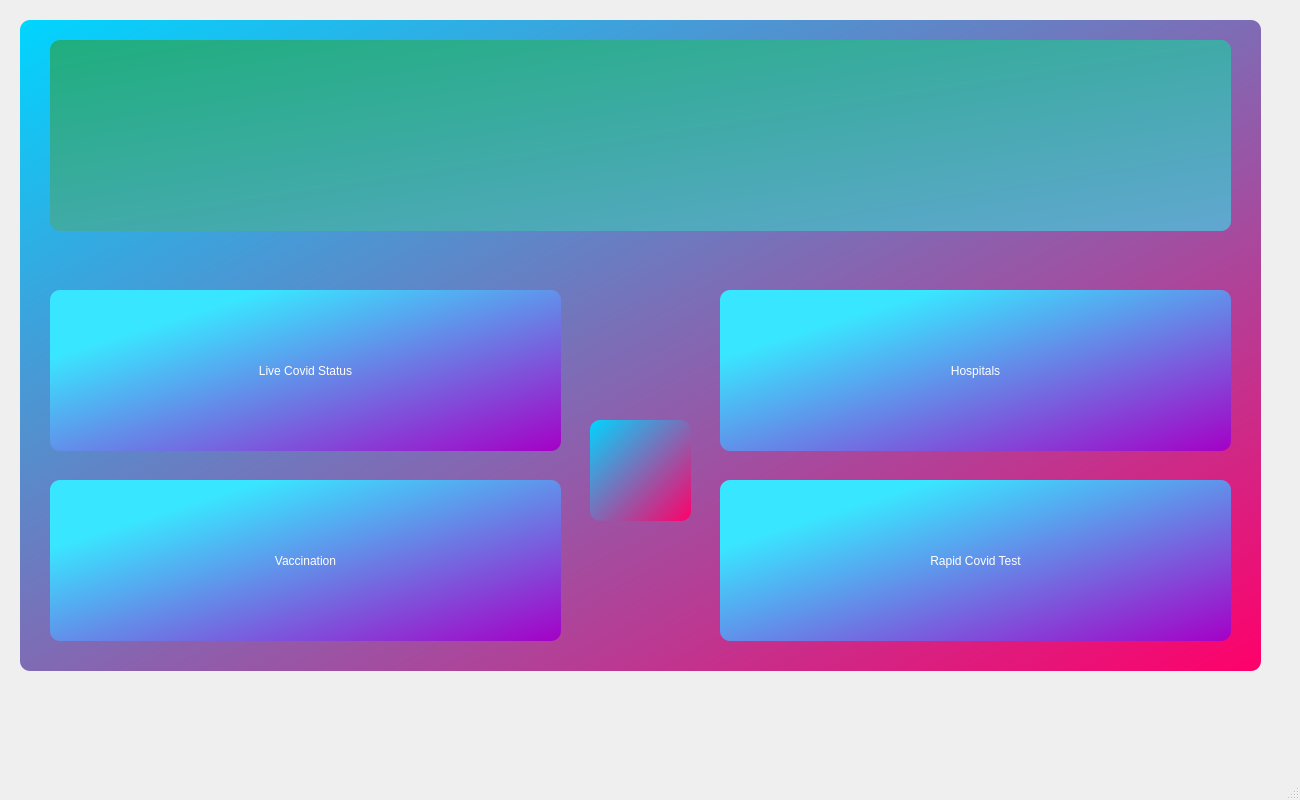
<?xml version="1.0" encoding="UTF-8"?>
<ui version="4.0">
 <class>Home</class>
 <widget class="QMainWindow" name="Home">
  <property name="geometry">
   <rect>
    <x>0</x>
    <y>0</y>
    <width>1300</width>
    <height>800</height>
   </rect>
  </property>
  <property name="windowTitle">
   <string>MainWindow</string>
  </property>
  <widget class="QWidget" name="centralwidget">
   <widget class="QGroupBox" name="groupBox">
    <property name="geometry">
     <rect>
      <x>20</x>
      <y>20</y>
      <width>1241</width>
      <height>651</height>
     </rect>
    </property>
    <property name="styleSheet">
     <string notr="true">background-color: qlineargradient(spread:reflect, x1:0, y1:0, x2:1, y2:1, stop:0 rgba(0, 213, 255, 255), stop:1 rgba(255, 0, 106, 255));
border-radius: 10px;</string>
    </property>
    <property name="title">
     <string/>
    </property>
    <widget class="QPushButton" name="pushButton_Live">
     <property name="geometry">
      <rect>
       <x>30</x>
       <y>270</y>
       <width>511</width>
       <height>161</height>
      </rect>
     </property>
     <property name="sizePolicy">
      <sizepolicy hsizetype="Preferred" vsizetype="Expanding">
       <horstretch>0</horstretch>
       <verstretch>20</verstretch>
      </sizepolicy>
     </property>
     <property name="cursor">
      <cursorShape>PointingHandCursor</cursorShape>
     </property>
     <property name="mouseTracking">
      <bool>true</bool>
     </property>
     <property name="layoutDirection">
      <enum>Qt::LeftToRight</enum>
     </property>
     <property name="autoFillBackground">
      <bool>false</bool>
     </property>
     <property name="styleSheet">
      <string notr="true">font: 26pt &quot;Cooper Black&quot;;
color: rgb(255, 255, 255);
background-color: qlineargradient(spread:pad, x1:0, y1:0, x2:1, y2:1, stop:0.210227 rgba(57, 230, 255, 255), stop:1 rgba(165, 0, 198, 255));
border-radius: 10px;
background0color::hover: 
background-color: qradialgradient(spread:reflect, cx:0.5, cy:0.5, radius:0.5, fx:0.5, fy:0.5, stop:0.0113636 rgba(255, 25, 92, 255), stop:1 rgba(0, 85, 255, 255));</string>
     </property>
     <property name="text">
      <string>Live Covid Status</string>
     </property>
    </widget>
    <widget class="QPushButton" name="pushButton_Rapidcovid">
     <property name="geometry">
      <rect>
       <x>700</x>
       <y>460</y>
       <width>511</width>
       <height>161</height>
      </rect>
     </property>
     <property name="sizePolicy">
      <sizepolicy hsizetype="Preferred" vsizetype="Expanding">
       <horstretch>0</horstretch>
       <verstretch>20</verstretch>
      </sizepolicy>
     </property>
     <property name="cursor">
      <cursorShape>PointingHandCursor</cursorShape>
     </property>
     <property name="mouseTracking">
      <bool>true</bool>
     </property>
     <property name="autoFillBackground">
      <bool>false</bool>
     </property>
     <property name="styleSheet">
      <string notr="true">font: 26pt &quot;Cooper Black&quot;;
color: rgb(255, 255, 255);
background-color: qlineargradient(spread:pad, x1:0, y1:0, x2:1, y2:1, stop:0.210227 rgba(57, 230, 255, 255), stop:1 rgba(165, 0, 198, 255));
border-radius: 10px;</string>
     </property>
     <property name="text">
      <string>Rapid Covid Test</string>
     </property>
    </widget>
    <widget class="QPushButton" name="pushButton_Hospital">
     <property name="geometry">
      <rect>
       <x>700</x>
       <y>270</y>
       <width>511</width>
       <height>161</height>
      </rect>
     </property>
     <property name="sizePolicy">
      <sizepolicy hsizetype="Preferred" vsizetype="Expanding">
       <horstretch>0</horstretch>
       <verstretch>20</verstretch>
      </sizepolicy>
     </property>
     <property name="cursor">
      <cursorShape>PointingHandCursor</cursorShape>
     </property>
     <property name="mouseTracking">
      <bool>true</bool>
     </property>
     <property name="autoFillBackground">
      <bool>false</bool>
     </property>
     <property name="styleSheet">
      <string notr="true">font: 26pt &quot;Cooper Black&quot;;
color: rgb(255, 255, 255);
background-color: qlineargradient(spread:pad, x1:0, y1:0, x2:1, y2:1, stop:0.210227 rgba(57, 230, 255, 255), stop:1 rgba(165, 0, 198, 255));
border-radius: 10px;
background0color::hover: 
background-color: qradialgradient(spread:reflect, cx:0.5, cy:0.5, radius:0.5, fx:0.5, fy:0.5, stop:0.0113636 rgba(255, 25, 92, 255), stop:1 rgba(0, 85, 255, 255));</string>
     </property>
     <property name="text">
      <string>Hospitals</string>
     </property>
     <property name="icon">
      <iconset>
       <normaloff>../img/doctor.png</normaloff>../img/doctor.png</iconset>
     </property>
     <property name="shortcut">
      <string>A, I</string>
     </property>
    </widget>
    <widget class="QPushButton" name="pushButton_vaccine">
     <property name="geometry">
      <rect>
       <x>30</x>
       <y>460</y>
       <width>511</width>
       <height>161</height>
      </rect>
     </property>
     <property name="sizePolicy">
      <sizepolicy hsizetype="Preferred" vsizetype="Expanding">
       <horstretch>0</horstretch>
       <verstretch>20</verstretch>
      </sizepolicy>
     </property>
     <property name="cursor">
      <cursorShape>PointingHandCursor</cursorShape>
     </property>
     <property name="mouseTracking">
      <bool>true</bool>
     </property>
     <property name="autoFillBackground">
      <bool>false</bool>
     </property>
     <property name="styleSheet">
      <string notr="true">font: 26pt &quot;Cooper Black&quot;;
color: rgb(255, 255, 255);
background-color: qlineargradient(spread:pad, x1:0, y1:0, x2:1, y2:1, stop:0.210227 rgba(57, 230, 255, 255), stop:1 rgba(165, 0, 198, 255));
border-radius: 10px;</string>
     </property>
     <property name="text">
      <string>Vaccination</string>
     </property>
    </widget>
    <widget class="QLabel" name="label_home">
     <property name="geometry">
      <rect>
       <x>30</x>
       <y>20</y>
       <width>1181</width>
       <height>191</height>
      </rect>
     </property>
     <property name="styleSheet">
      <string notr="true">background-color: qlineargradient(spread:reflect, x1:0, y1:0, x2:1, y2:1, stop:0 rgba(31, 174, 126, 255), stop:1 rgba(97, 167, 209, 255));
image: url(:/resources/img/CoviCURE.png);</string>
     </property>
     <property name="text">
      <string/>
     </property>
    </widget>
    <widget class="QPushButton" name="pushButton_Out">
     <property name="geometry">
      <rect>
       <x>570</x>
       <y>400</y>
       <width>101</width>
       <height>101</height>
      </rect>
     </property>
     <property name="text">
      <string/>
     </property>
     <property name="icon">
      <iconset>
       <normaloff>:/resources/img/power-button.png</normaloff>:/resources/img/power-button.png</iconset>
     </property>
     <property name="iconSize">
      <size>
       <width>85</width>
       <height>85</height>
      </size>
     </property>
    </widget>
   </widget>
  </widget>
  <widget class="QMenuBar" name="menubar">
   <property name="geometry">
    <rect>
     <x>0</x>
     <y>0</y>
     <width>1300</width>
     <height>17</height>
    </rect>
   </property>
  </widget>
  <widget class="QStatusBar" name="statusbar"/>
 </widget>
 <resources/>
 <connections/>
</ui>
